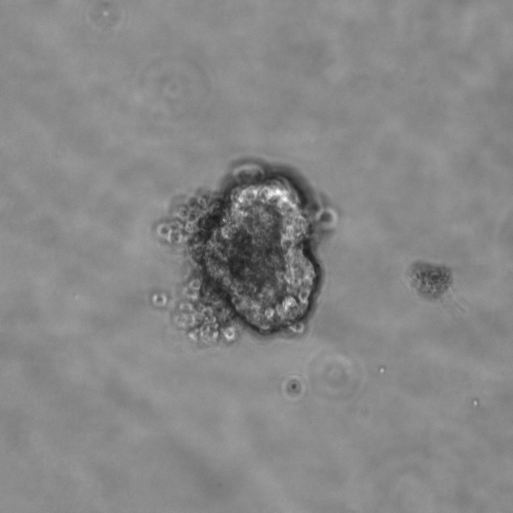
#> input picture tests/test_data/model_tiny/data/000.tif, 513 x 513 px
$ python -i segment.py   (imports and definitions only)
#> lines starting #> are read from the running program, lines starting #| are printed output that depends on the picture; after the words box and inside, x2 and y2 are one past the last pixel; in counts of white or black regions, pixels touching at a corner belong together
#> further down, picture is the input picture: shape (513, 513); min 26, max 255, mean 134.5
import numpy as np
from scipy.ndimage import binary_fill_holes, label
from skimage.morphology import binary_dilation, binary_erosion, disk
from skimage import transform


def smooth_mask(_input, down_shape=-1, mode="classifier", thin_order=10, smooth_order=25):
    # print('Smoothing...')

    ### read in kwargs
#> called with down_shape = -1, mode = 'classifier', thin_order = 10, smooth_order = 25
    original_shape = _input.shape
#> original_shape = (513, 513)
    if down_shape != -1:
        shape = (
            int(_input.shape[0] * down_shape),
            int(_input.shape[1] * down_shape),
        )
    else:
        shape = _input.shape
#> shape = (513, 513)

    _input = transform.resize(_input.astype(float), shape, order=0, preserve_range=True)
    _input = _input / np.max(_input)
    _input = 1.0 * (_input > np.min(_input))
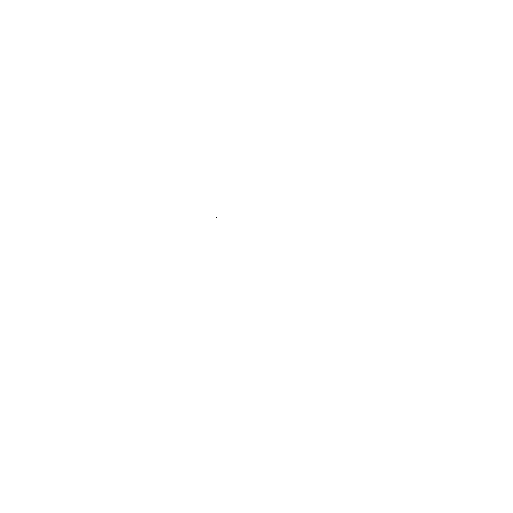
#> _input: shape (513, 513) float64; values 0 (black) and 1 (white), 100% white; black in thin lines or dots, all inside (x1, y1, x2, y2) = (216, 217, 217, 218)

    if mode == "classifier":
        # smooth
        _input = binary_fill_holes(_input)
#> _input: shape (513, 513) bool; every value is 1

        # remove edge objects
        negative = binary_fill_holes(_input == 0)
#> negative: shape (513, 513) bool; every value is 0
        _input = _input * negative
        if np.sum(_input) == 0:
            return _input.astype(np.uint8)

        # keep only largest object
        labeled_mask, cc_num = label(_input)
        _input = labeled_mask == (np.bincount(labeled_mask.flat)[1:].argmax() + 1)
        _input = binary_fill_holes(_input)

        # thin out
        _input = binary_erosion(_input, disk(thin_order))
        if np.sum(_input) == 0:
            return _input.astype(np.uint8)

        # keep only largest object
        labeled_mask, cc_num = label(_input)
        _input = labeled_mask == (np.bincount(labeled_mask.flat)[1:].argmax() + 1)

    # smooth
    _input = binary_erosion(_input, disk(smooth_order))
    _input = binary_dilation(_input, disk(smooth_order))

    _input = transform.resize(_input.astype(float), original_shape, order=0, preserve_range=True)

    return _input.astype(np.uint8)

>>> import cv2
>>> picture = cv2.imread('../../../tests/test_data/model_tiny/data/000.tif', cv2.IMREAD_GRAYSCALE)
>>> result = smooth_mask(picture)

$ run again, on tests/test_data/model_tiny/data/006.tif
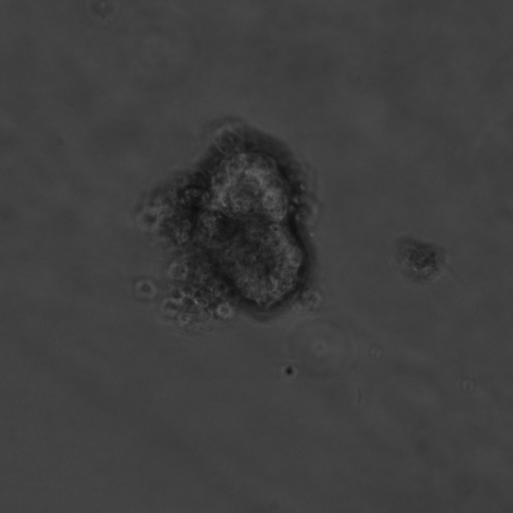
#> input picture tests/test_data/model_tiny/data/006.tif, 513 x 513 px
#> picture is the input picture: shape (513, 513); min 13, max 105, mean 62.9
#> in smooth_mask, `_input = _input / np.max(_input)`:
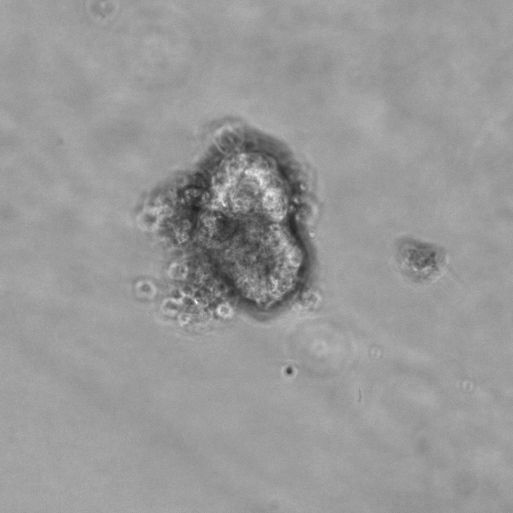
#> _input: shape (513, 513) float64; min 0.124, max 1, mean 0.599
#> negative: shape (513, 513) bool; every value is 0

$ run again, on tests/test_data/model_tiny/data/012.tif
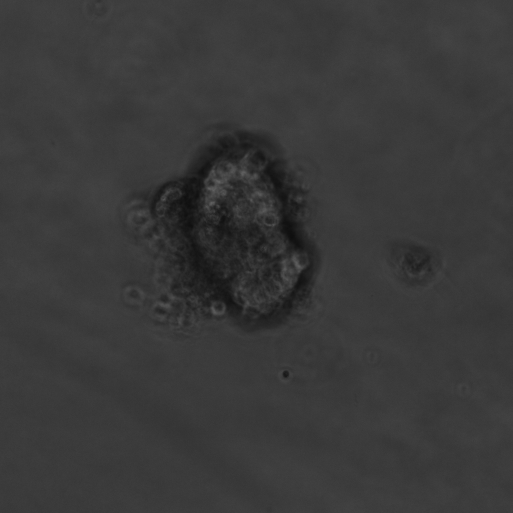
#> input picture tests/test_data/model_tiny/data/012.tif, 513 x 513 px
#> picture is the input picture: shape (513, 513); min 14, max 97, mean 57.5
#> in smooth_mask, `_input = transform.resize(_input.astype(float), shape, order=0, preser..`:
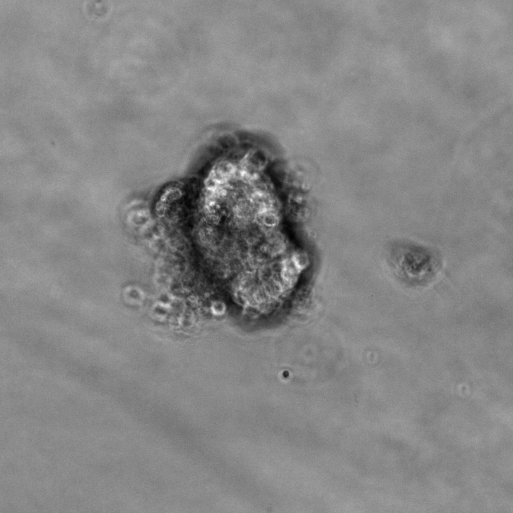
#> _input: shape (513, 513) float64; min 14, max 97, mean 57.5; drawn with min black and max white
#> in smooth_mask, `_input = _input / np.max(_input)`:
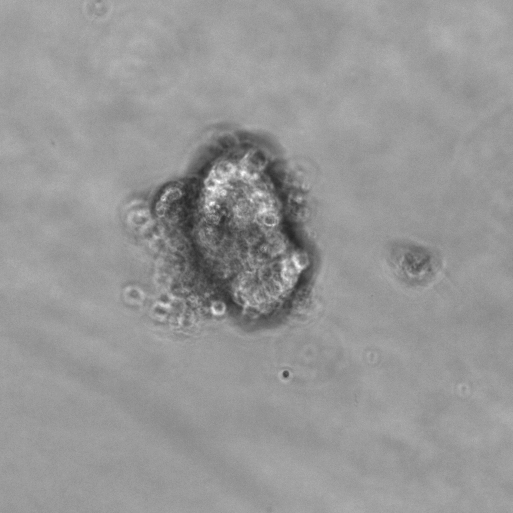
#> _input: shape (513, 513) float64; min 0.144, max 1, mean 0.592
#> negative: shape (513, 513) bool; every value is 0

$ run again, on tests/test_data/model_tiny/data/018.tif
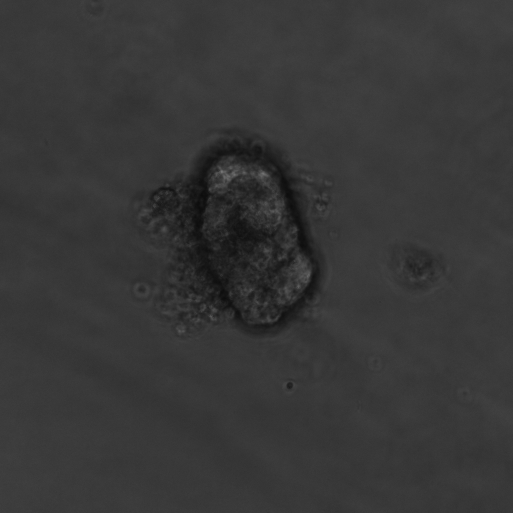
#> input picture tests/test_data/model_tiny/data/018.tif, 513 x 513 px
#> picture is the input picture: shape (513, 513); min 12, max 117, mean 55.3
#> in smooth_mask, `_input = _input / np.max(_input)`:
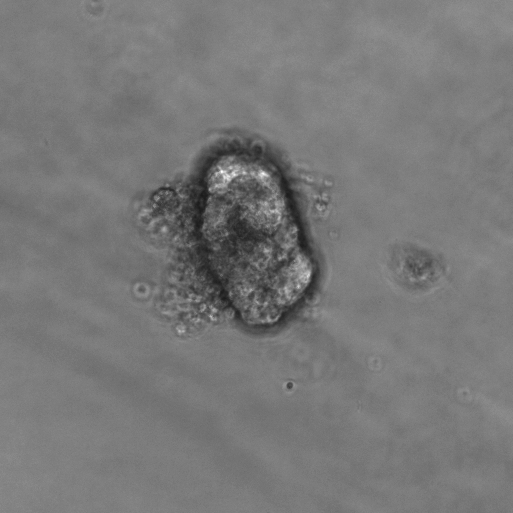
#> _input: shape (513, 513) float64; min 0.103, max 1, mean 0.473
#> negative: shape (513, 513) bool; every value is 0
